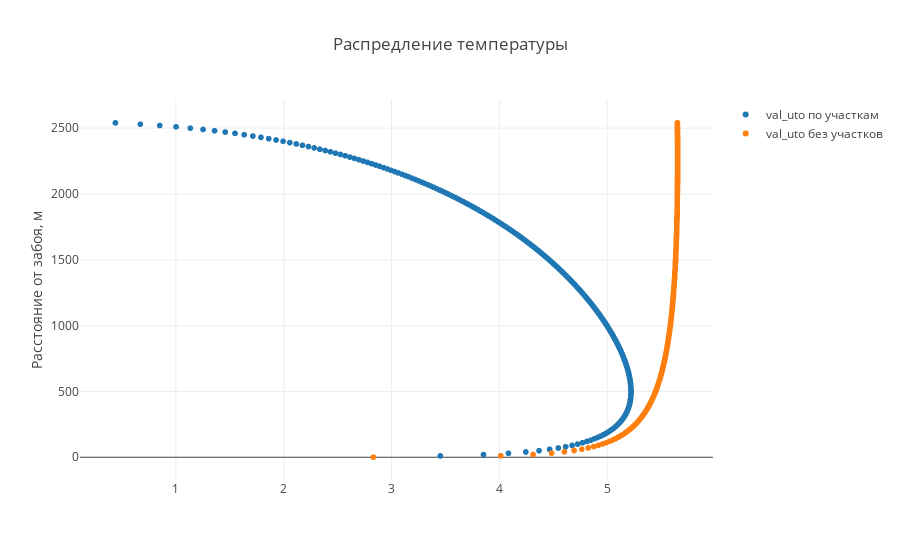

Notebook code cell kept with this figure:
### Code cell
trace2 = go.Scattergl(
    x = temp_data_with_step.get_values(50),
    y = temp_data_with_step.distance_list,
    name = temp_data_with_step.get_name(50) + ' по участкам',
    mode = 'markers'
)

trace3 = go.Scattergl(
    x = temp_data.get_values(50),
    y = temp_data.distance_list,
    name = temp_data_with_step.get_name(50) + ' без участков',
    mode = 'markers'
)


data = [ trace2, trace3]

plot()

### Figure 1 — Plotly figure (JSON) as saved in the notebook; plotly's stock layout.template omitted (floating-point values rounded to 4 significant figures; data arrays with more than 128 entries replaced by an {"elided": "..."} marker saying what was removed)
{"data": [{"mode": "markers", "name": "val_uto по участкам", "type": "scattergl", "uid": "1b4d7ef1-c50d-4cc2-951c-71fb3c0cbabf", "x": {"elided": "255 float values"}, "y": {"elided": "255 int values"}}, {"mode": "markers", "name": "val_uto без участков", "type": "scattergl", "uid": "64324acf-4767-4cf9-9f07-3e6ed2fbff08", "x": {"elided": "255 float values"}, "y": {"elided": "255 int values"}}], "layout": {"title": {"text": "Распредление температуры"}, "yaxis": {"title": {"text": "Расстояние от забоя, м"}}}}
